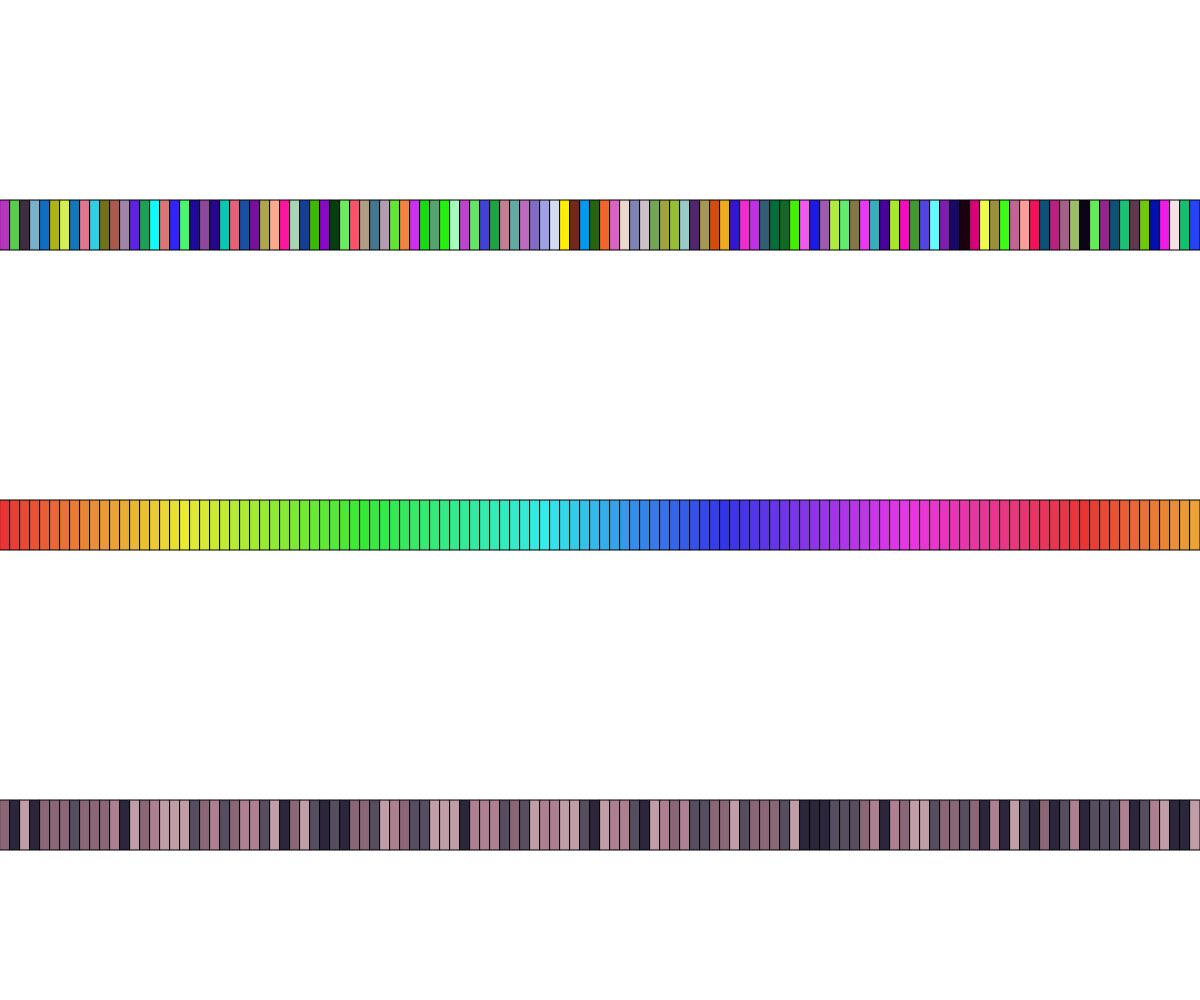
Frame 1 (no input)
Frame 60 (no input): identical to frame 1, image omitted
Frame 120 (the mouse pressed at the canvas centre since frame 60): identical to frame 1, image omitted

The p5.js sketch that drew this single still picture (run headless with seeded random() and noise() and a simulated clock; from frame 60 on, the mouse is pressed at the canvas centre):

// p5.js sketch
// ── sketch.js
// Project Title
// Your Name
// Date
//
// Extra for Experts:
// - describe what you did to take this project "above and beyond"

//Colour Saturation Demo

let rectWidth = 10;
let rectHeight = 50;
let colours = ["#2C263C","#564E60","#8A6677","#AE7E91","#C09DA7"];

function setup() {
  createCanvas(windowWidth, windowHeight);
  drawRowRGB(height * 0.2);
  drawRowHSB(height / 2);
  drawRowCustom(height * 0.8);
}

function drawRowCustom(yPos){
  colorMode(RGB);
  let counter = 0;
  for(let x = 0; x < width; x += rectWidth){
    // fill(colours[counter%5]);
    fill(colours[int(random(colours.length))]);
    rect(x,yPos,rectWidth,rectHeight);
    counter ++;
  }
}

function drawRowHSB(yPos){
  colorMode(HSB,360);
  for(let x = 0; x < width; x += rectWidth){
    //fill(hue,saturation,brightness)
    fill(x / 3 % 360,280,330);
    rect(x,yPos,rectWidth,rectHeight);
  }
}

function drawRowRGB(yPos){
  colorMode(RGB);
  for(let x = 0; x < width; x += rectWidth){
    fill(random(255),random(255),random(255));
    rect(x,yPos,rectWidth,rectHeight);
  }
}

function draw(){
   
}
// ── cubic disarray reproduction.js
// Project Title
// Your Name
// Date
//
// Extra for Experts:
// - describe what you did to take this project "above and beyond"

//////////////////////////////////////
//Cubic Disarray Reproduction
//////////////////////////////////////

const squareSize = 30;

function setup() {
  createCanvas(windowWidth, windowHeight);
  strokeWeight(2);
  rectMode(CENTER);
  noLoop();
  noFill();
}

function drawRectangles(){
  for(let x = squareSize/2; x < width - squareSize/2; x += squareSize){
    for(let y = squareSize/2; y < height - squareSize/2; y += squareSize){
      push();
      translate(x,y);
      let rAmount = map(y,0,height,0,45);
      rotate(radians(random(-rAmount,rAmount)));
      let offset = map(y,0,height,0,15);
      rect(random(-offset,offset),random(-offset,offset),squareSize,squareSize);
      pop();
    }
  }
}

function draw() {
  background(255);
  drawRectangles();
}
// ── diagonal line generator.js
// Project Title
// Your Name
// Date
//
// Extra for Experts:
// - describe what you did to take this project "above and beyond"

///////////////////////////////////////
//Diagonal Line Generator
///////////////////////////////////////

const spacing = 50;

function setup() {
  createCanvas(windowWidth, windowHeight);
  noLoop();
}

function diagonalAscending(x,y,s){
  line(x-s/2, y+s/2, x+s/2, y-s/2); 
}

function diagonalDescending(x,y,s){
  line(x-s/2, y-s/2, x+s/2, y+s/2);
}
  
function draw() {
  background(255);
  for(let x = spacing/2; x < width - spacing/2; x += spacing){
    for(let y = spacing/2; y < height - spacing/2; y += spacing){
      if(int(random(2)) === 0){   //int(random(2)) returns either a 0 or a 1
        diagonalDescending(x,y,spacing);
      }
      else{
        diagonalAscending(x,y,spacing);
      }
    }
  }
}
